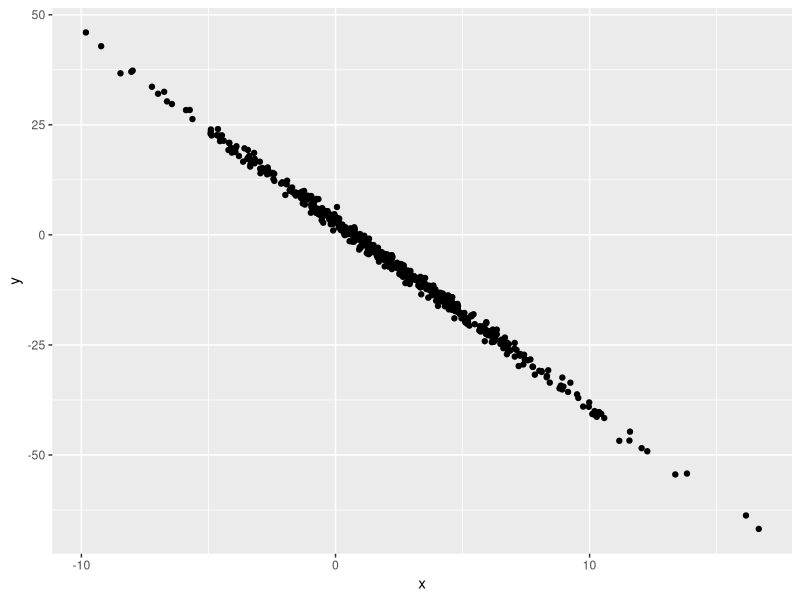

This chart was generated by the following R code:
## ---- chunk 1
samp = rnorm(100)
length(samp)
## ---- chunk 2
library(tidyverse)

plot_df = tibble(
  x = rnorm(500, mean = 2, sd = 4),
  y = 3 - 4.2 * x + rnorm(500)
  
)

ggplot(plot_df, aes(x = x, y = y)) + geom_point()
